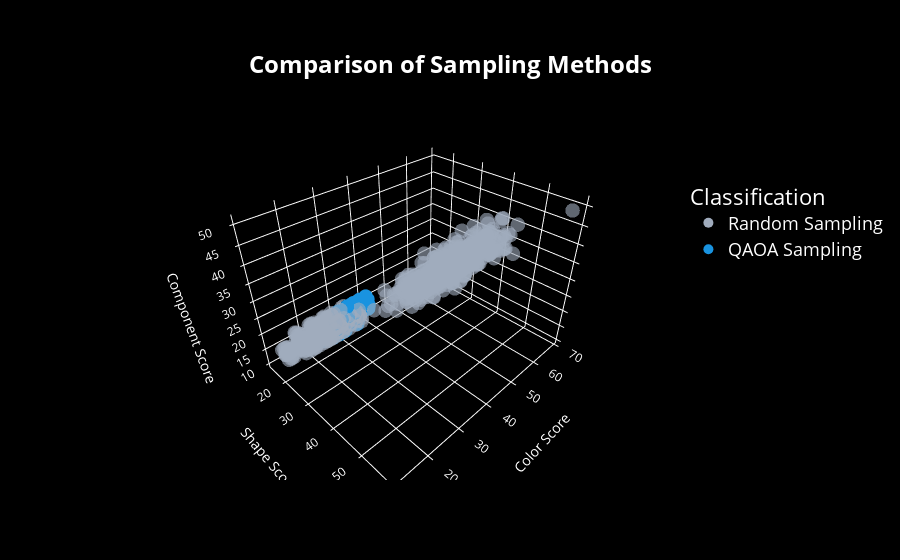

This figure's notebook cell:
### Code cell
#plot 3D

import plotly.graph_objects as go
# Create the figure
fig = go.Figure()

# Add traces for random_results
fig.add_trace(go.Scatter3d(
    x=random_results['color'],
    y=random_results['shape'],
    z=random_results['components'],
    mode='markers',
    marker=dict(
        size=5,
        color='#a0acbd',  # light blue
        opacity=0.6
    ),
    name="Random Sampling",
    showlegend=False
))

# Add traces for qc_results
fig.add_trace(go.Scatter3d(
    x=qc_results['color'],
    y=qc_results['shape'],
    z=qc_results['components'],
    mode='markers',
    marker=dict(
        size=5,
        color='#1993e0',  # dark blue
        opacity=1.0
    ),
    name="Quality Control Sampling",
    showlegend=False
))

# Create custom legend
legend_y_start = 1
legend_x = 1
for i, (label, color) in enumerate([
    ("Random Sampling", '#a0acbd'),
    ("QAOA Sampling", '#1993e0')
]):
    fig.add_trace(go.Scatter3d(
        x=[None], y=[None], z=[None],  # No actual data points
        mode='markers',
        marker=dict(size=10, color=color),  # Larger marker size for legend
        name=label,
        showlegend=True
    ))

# Update the layout
fig.update_layout(
    title={
        'text': '<b>Comparison of Sampling Methods<b>',
        'y': 0.9,
        'x': 0.5,
        'xanchor': 'center',
        'yanchor': 'top',
        'font_size': 24
    },
    scene=dict(
        xaxis=dict(
            backgroundcolor="rgb(0, 0, 0)",
            gridcolor="white",
            showbackground=True,
            zerolinecolor="white",
            title=dict(
                text="Color Score",
                font=dict(color="white")
            ),
            tickfont=dict(color="white"),
            autorange='reversed'
        ),
        yaxis=dict(
            backgroundcolor="rgb(0, 0, 0)",
            gridcolor="white",
            showbackground=True,
            zerolinecolor="white",
            title=dict(
                text="Shape Score",
                font=dict(color="white")
            ),
            tickfont=dict(color="white")
        ),
        zaxis=dict(
            backgroundcolor="rgb(0, 0, 0)",
            gridcolor="white",
            showbackground=True,
            zerolinecolor="white",
            title=dict(
                text="Component Score",
                font=dict(color="white")
            ),
            tickfont=dict(color="white")
        )
    ),
    legend=dict(
        title="Classification",
        x=0.9,
        y=0.8,
        xanchor='left',
        yanchor='top',
        font_size=18
    ),
    font=dict(
        color="White"
    ),
    paper_bgcolor='rgba(0,0,0)',
    plot_bgcolor='rgba(0,0,0)'
)

fig.show()

### Figure 1 — Plotly figure (JSON) as saved in the notebook; plotly's stock layout.template omitted (floating-point values rounded to 4 significant figures; data arrays with more than 128 entries replaced by an {"elided": "..."} marker saying what was removed)
{"data": [{"marker": {"color": "#a0acbd", "opacity": 0.6, "size": 5}, "mode": "markers", "name": "Random Sampling", "showlegend": false, "type": "scatter3d", "x": {"elided": "1000 int values"}, "y": {"elided": "1000 int values"}, "z": {"elided": "1000 int values"}}, {"marker": {"color": "#1993e0", "opacity": 1, "size": 5}, "mode": "markers", "name": "Quality Control Sampling", "showlegend": false, "type": "scatter3d", "x": {"elided": "129 int values"}, "y": {"elided": "129 int values"}, "z": {"elided": "129 int values"}}, {"marker": {"color": "#a0acbd", "size": 10}, "mode": "markers", "name": "Random Sampling", "showlegend": true, "type": "scatter3d", "x": [null], "y": [null], "z": [null]}, {"marker": {"color": "#1993e0", "size": 10}, "mode": "markers", "name": "QAOA Sampling", "showlegend": true, "type": "scatter3d", "x": [null], "y": [null], "z": [null]}], "layout": {"font": {"color": "White"}, "legend": {"font": {"size": 18}, "title": {"text": "Classification"}, "x": 0.9, "xanchor": "left", "y": 0.8, "yanchor": "top"}, "paper_bgcolor": "rgba(0,0,0)", "plot_bgcolor": "rgba(0,0,0)", "scene": {"xaxis": {"autorange": "reversed", "backgroundcolor": "rgb(0, 0, 0)", "gridcolor": "white", "showbackground": true, "tickfont": {"color": "white"}, "title": {"font": {"color": "white"}, "text": "Color Score"}, "zerolinecolor": "white"}, "yaxis": {"backgroundcolor": "rgb(0, 0, 0)", "gridcolor": "white", "showbackground": true, "tickfont": {"color": "white"}, "title": {"font": {"color": "white"}, "text": "Shape Score"}, "zerolinecolor": "white"}, "zaxis": {"backgroundcolor": "rgb(0, 0, 0)", "gridcolor": "white", "showbackground": true, "tickfont": {"color": "white"}, "title": {"font": {"color": "white"}, "text": "Component Score"}, "zerolinecolor": "white"}}, "title": {"font": {"size": 24}, "text": "<b>Comparison of Sampling Methods<b>", "x": 0.5, "xanchor": "center", "y": 0.9, "yanchor": "top"}}}
